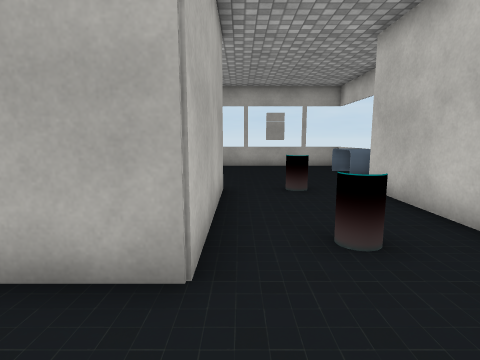
view 1 (above)

15 first-person views from a walk through a Unity game level. The camera is 1.3 m above the floor, tilts 8° down and sees 80° across. Doors are open. The floor is counted in squares, 1 m on a side. Each view is taken from the middle of a square. On the plan, view 1 faces up. The plan holds only what a view shows up to about 13 squares ahead; the rest is blank. The player is left out. Some surface patterns are stand-ins.

view 2
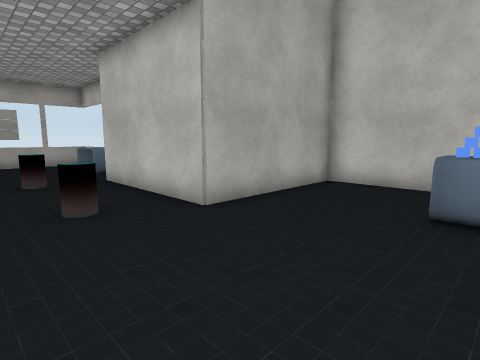

view 3
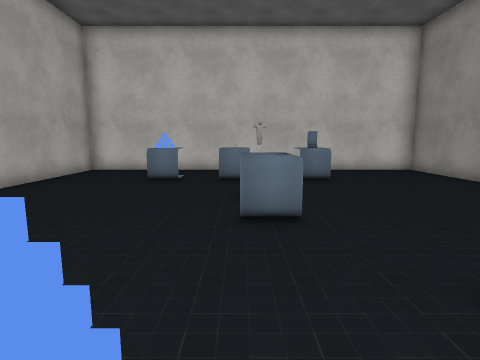

view 4
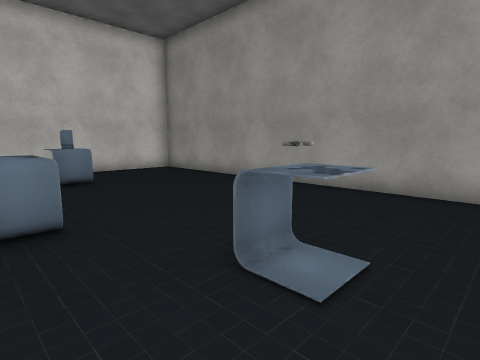

view 5
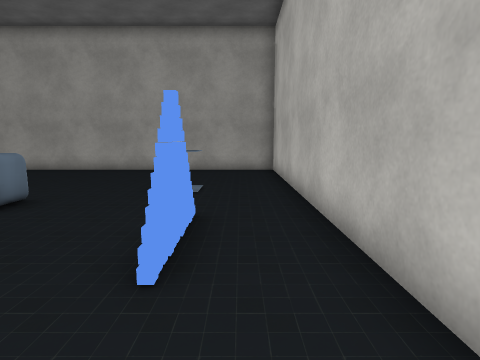

view 6
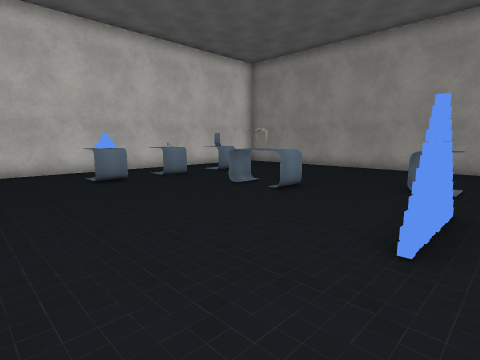

view 7
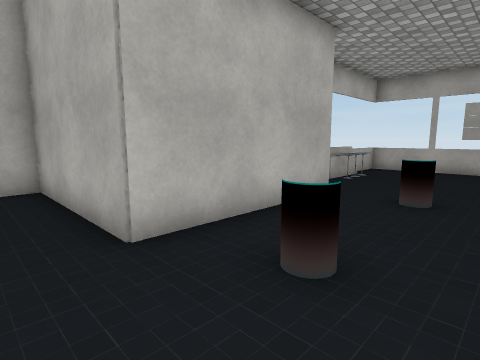

view 8
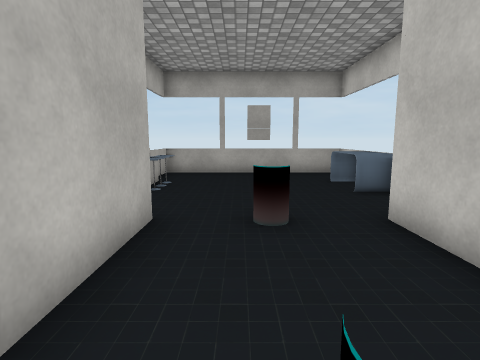

view 9
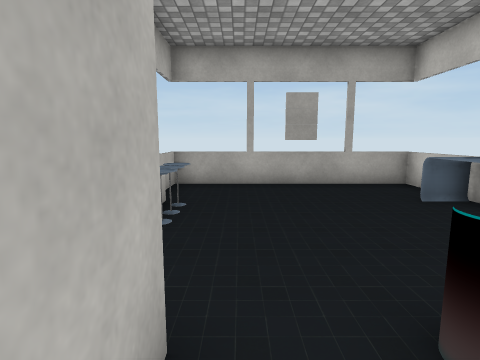

view 10
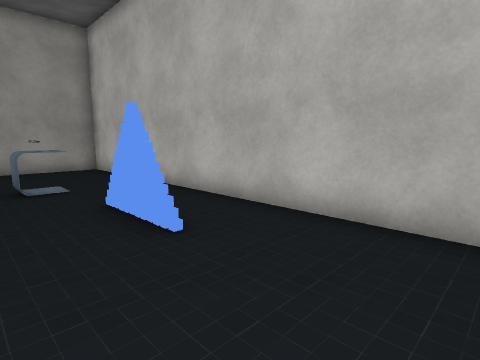

view 11
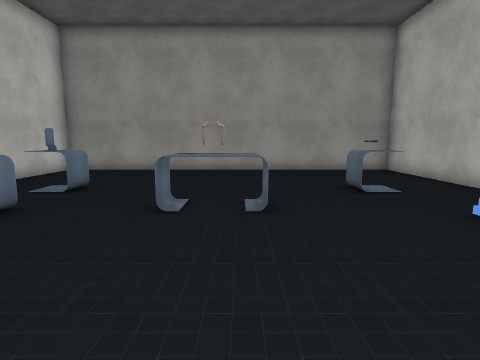

view 12
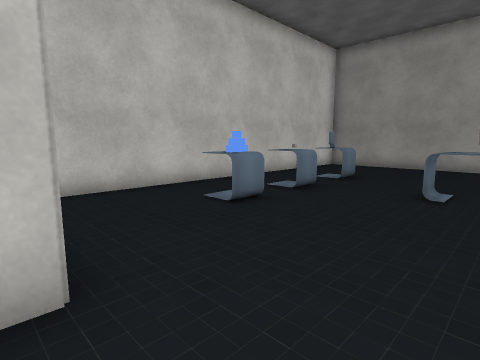

view 13
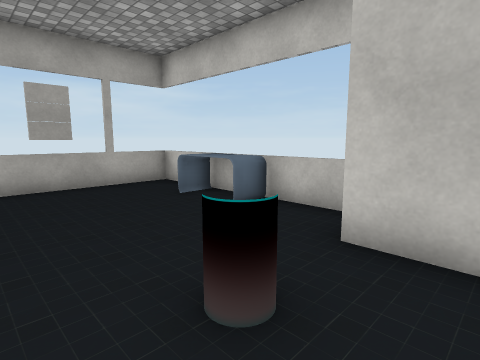

view 14
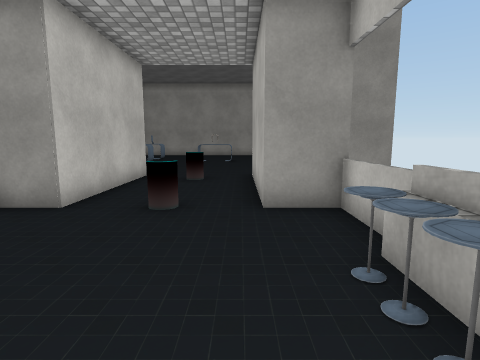

view 15
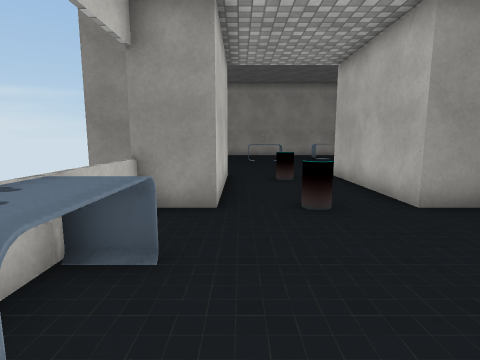

### Floor plan
Ten units are one square. View 1 is at (0, 0); x grows to the right and y downward. Boxes are objects, and circles mark ways between rooms. Rooms are numbered by the first view taken in them; rooms with no view inside come last. Other rooms are left out.
<svg viewBox="-60 -150 149 270">
<path fill="none" stroke="#000" d="M-4 -24 -55 -24 -55 115 84 115 84 -24 35 -24M52 21 52 10M-20 -76 -4 -76 -4 -24M50 -144 -20 -144M35 -24 35 -76 50 -76M50 -76 50 -144M-20 -99 -20 -76M-20 -144 -20 -122"/>
<rect x="-35" y="55" width="20" height="20" fill="#bbb"><title>other object</title></rect>
<rect x="-35" y="15" width="10" height="20" fill="#bbb"><title>other object</title></rect>
<rect x="5" y="35" width="20" height="20" fill="#bbb"><title>other object</title></rect>
<rect x="45" y="55" width="20" height="20" fill="#bbb"><title>other object</title></rect>
<rect x="45" y="35" width="20" height="10" fill="#bbb"><title>other object</title></rect>
<rect x="55" y="5" width="10" height="20" fill="#bbb"><title>other object</title></rect>
<rect x="-25" y="-115" width="10" height="10" fill="#bbb"><title>other object</title></rect>
<rect x="15" y="-35" width="10" height="10" fill="#bbb"><title>other object</title></rect>
<rect x="15" y="-85" width="10" height="10" fill="#bbb"><title>other object</title></rect>
<rect x="15" y="-145" width="10" height="10" fill="#bbb"><title>other object</title></rect>
<rect x="35" y="-125" width="10" height="30" fill="#bbb"><title>other object</title></rect>
<circle cx="15" cy="-20" r="3" fill="#2a7"/>
<text x="10" y="50">1</text>
<text x="20" y="-90">2</text>
</svg>
Room 1 opens to room 2.

Where each view was taken, in squares from view 1:
view 1: 0 up, 0 right, facing up
view 2: 2 down, 0 right, facing up-right
view 3: 4 down, 4 left, facing right
view 4: 4 down, 4 left, facing down-right
view 5: 1 up, 4 left, facing down
view 6: 2 up, 4 left, facing down-right
view 7: 1 up, 3 right, facing up-left
view 8: 3 up, 1 right, facing up
view 9: 6 up, 0 right, facing up
view 10: 2 up, 1 left, facing down-left
view 11: 1 up, 1 right, facing down
view 12: 3 up, 1 right, facing down-right
view 13: 6 up, 0 right, facing up-right
view 14: 13 up, 0 right, facing down
view 15: 13 up, 3 right, facing down
